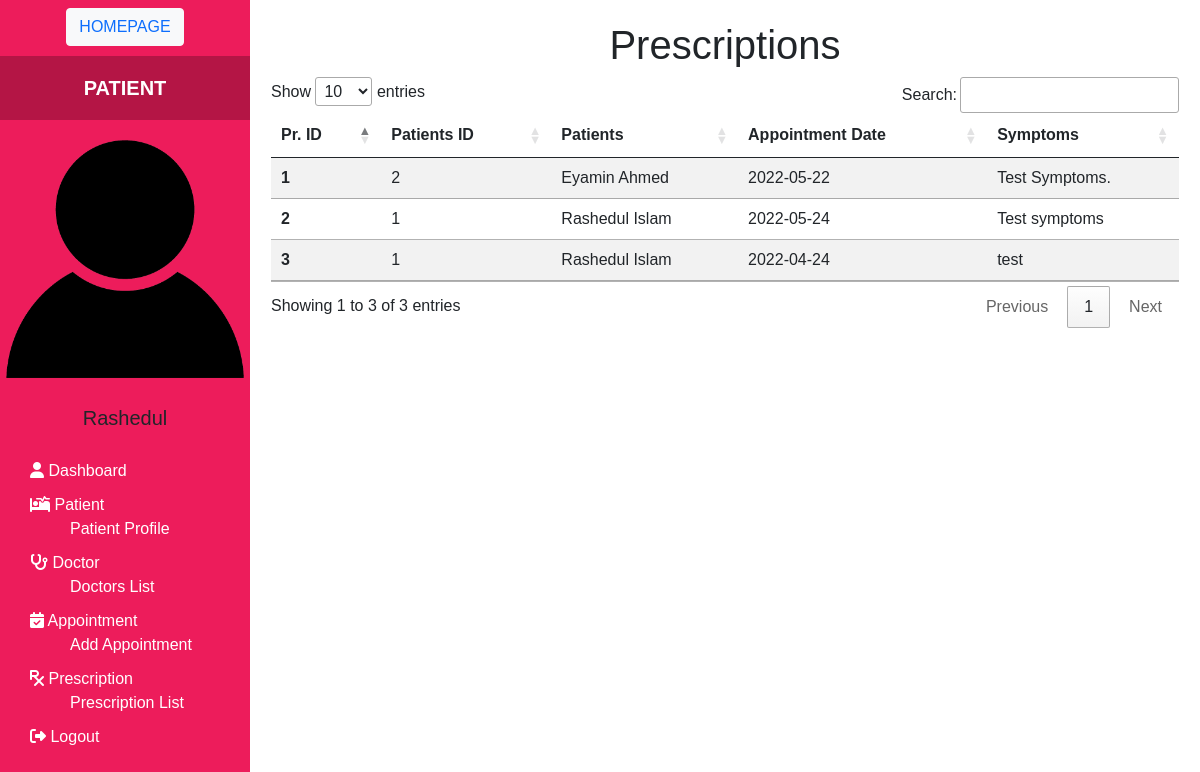
The app's page /appoinment_list.php (signed in) with its own data.
### tables this page shows
CREATE TABLE `appointments` (
  `appointment_id` int(11) NOT NULL,
  `doctor_id` int(11) NOT NULL,
  `patient_id` int(11) NOT NULL,
  `app_date` date NOT NULL,
  `symptoms` varchar(255) NOT NULL
);

CREATE TABLE `patients` (
  `patient_id` int(11) NOT NULL,
  `user_id` int(11) NOT NULL,
  `blood_group` varchar(250) NOT NULL,
  `dob` date NOT NULL,
  `gender` varchar(255) NOT NULL,
  `age` int(11) NOT NULL,
  `address` varchar(255) NOT NULL
);

CREATE TABLE `users` (
  `user_id` int(11) NOT NULL,
  `role` enum('patient','doctor','admin') NOT NULL,
  `username` varchar(255) NOT NULL,
  `password` varchar(255) NOT NULL,
  `first_name` varchar(255) NOT NULL,
  `last_name` varchar(255) NOT NULL,
  `phone` varchar(255) NOT NULL,
  `email` varchar(255) NOT NULL
);

### appoinment_list.php (the view, shortened to what this page needs)
<?php
include "includes/db_conn.php";
if (isset($_SESSION['username']) && isset($_SESSION['user_id'])) {   ?>
    <!DOCTYPE html>
    <html>
    <head>
        <link href="css/bootstrap.min.css" rel="stylesheet">
        <link rel="stylesheet" href="css/custom.css">
        <link rel="stylesheet" href="//cdn.datatables.net/1.12.0/css/jquery.dataTables.min.css">
    </head>
    <body>
        <?php include "includes/sidebar.php" ?>
        <div class="main">
            <div class="p-3">
                <?php
                $sql = "SELECT * FROM appointments JOIN patients ON (appointments.patient_id=patients.patient_id) JOIN users USING(user_id)";
                $res = mysqli_query($conn, $sql);
                if (mysqli_num_rows($res) > 0) { ?>
                    <div id="examples">
                        <h1 class="display-4 fs-1 text-center">Prescriptions</h1>
                        <div class="d-print-table">
                            <table class="table table-striped">
                                <thead>
                                    <tr>
                                        <th scope="col">Pr. ID</th>
                                        <th scope="col">Patients ID</th>
                                        <th scope="col">Patients</th>
                                        <th scope="col">Appointment Date</th>
                                        <th scope="col">Symptoms</th>
                                    </tr>
                                </thead>
                                <tbody>
                                    <?php
                                    while ($rows = mysqli_fetch_assoc($res)) { ?>
                                        <tr>
                                            <th scope="row"><?= $rows['appointment_id'] ?></th>
                                            <td><?= $rows['patient_id'] ?></td>
                                            <td><?php echo $rows["first_name"] . " " . $rows["last_name"]; ?></td>
                                            <td><?= $rows['app_date'] ?></td>
                                            <td><?= $rows['symptoms'] ?></td>
                                        </tr>
                                    <?php
                                    } ?>
                                </tbody>
                            </table>
                        <?php } ?>
                        </div>
                    </div>
            </div>
    </body>
    </html>
<?php } else {
    header("Location: login.php");
} ?>

### css/custom.css (style rules this page uses)
* { margin: 0; padding: 0; text-decoration: none !important; }
body { font-family: sans-serif; }
.main { margin-left: 250px; padding: 5px; }

### records on screen
appointments: appointment_id "1", patient.patient_id "2", users.first_name "Eyamin", users.last_name "Ahmed", app_date "2022-05-22", symptoms "Test Symptoms."
appointments: appointment_id "2", patient.patient_id "1", users.first_name "Rashedul", users.last_name "Islam", app_date "2022-05-24", symptoms "Test symptoms"
appointments: appointment_id "3", patient.patient_id "1", users.first_name "Rashedul", users.last_name "Islam", app_date "2022-04-24", symptoms "test"

### other values on screen
$_SESSION['role'] "PATIENT"
$_SESSION['first_name'] "Rashedul"
